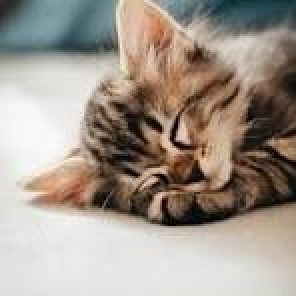
#> input picture output.jpg, 148 x 148 px, found by its file name (shown 2 times larger)
$ python '(18)Adaptive_Thresholding.py'
#> lines starting #> are read from the running program, lines starting #| are printed output that depends on the picture; after the words box and inside, x2 and y2 are one past the last pixel; in counts of white or black regions, pixels touching at a corner belong together
'''
Adaptive Thresholding kya hai?
Simple thresholding mein ek hi threshold poori image par apply hota hai
Adaptive thresholding mein threshold har chhoti region ke liye alag calculate hota hai
Ye uneven lighting / brightness change wale images ke liye perfect hai
Matlab: Image ke bright aur dark areas ko individually threshold karna

cv2.adaptiveThreshold(src, maxValue, adaptiveMethod, thresholdType, blockSize, C)
199 → blockSize (local region = 199×199 pixels)
5 → constant subtracted from mean


Example (small scale)

Assume ek 3×3 neighborhood (simpler than 199×199 for samajhne ke liye):

| 120 | 130 | 140 |
| --- | --- | --- |
| 125 | 150 | 135 |
| 110 | 145 | 155 |

Step 1: Sum all pixels
120 + 130 + 140 + 125 + 150 + 135 + 110 + 145 + 155 = 1210

Step 2: Divide by number of pixels
Number of pixels = 3×3 = 9

Average = 1210 ÷ 9 ≈ 134

Step 3: Threshold with C

Agar C = 5 → threshold = 134 − 5 = 129

Pixel P ka value > 129 → white

Pixel P ka value ≤ 129 → black

💡 Intuition:
Har pixel ka threshold alag hota hai, kyunki har pixel ka neighborhood alag ho sakta hai.

Bright region → threshold high

Dark region → threshold low
→ Isliye uneven lighting me adaptive thresholding kaam aata hai.
'''
import cv2
image = cv2.imread('output.jpg')
#> image is the input picture: shape (148, 148, 3); mean B, G, R 141.3, 151.9, 162.6
img = cv2.cvtColor(image , cv2.COLOR_BGR2GRAY)
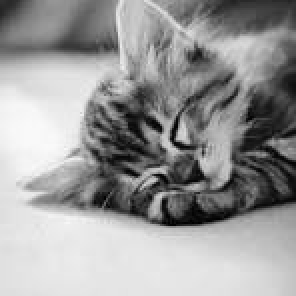
#> img: shape (148, 148) (shown 2 times larger); min 0, max 250, mean 153.9

thresh1 = cv2.adaptiveThreshold(img , 255 ,cv2.ADAPTIVE_THRESH_MEAN_C,
                                cv2.THRESH_BINARY, 199, 5)
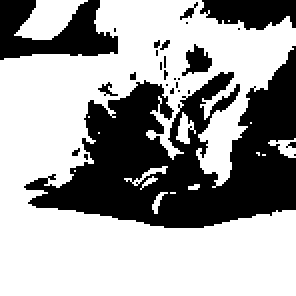
#> thresh1: shape (148, 148) (shown 2 times larger); 63.3% white; 27 black regions (21 under 20 px), largest, box (x1, y1, x2, y2) and area: (12, 23, 148, 114) 6198, (0, 0, 59, 30) 1023, (100, 0, 148, 15) 544, (91, 22, 106, 38) 131, (49, 41, 59, 48) 27, (90, 1, 99, 10) 26
thresh2 = cv2.adaptiveThreshold(img, 255, cv2.ADAPTIVE_THRESH_GAUSSIAN_C,
                                cv2.THRESH_BINARY, 199, 5)
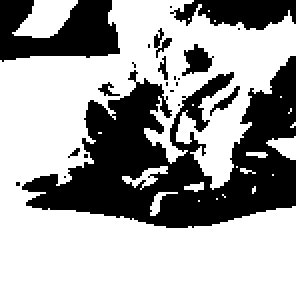
#> thresh2: shape (148, 148) (shown 2 times larger); 63.7% white; 22 black regions (14 under 20 px), largest, box (x1, y1, x2, y2) and area: (11, 28, 148, 114) 5711, (0, 0, 60, 31) 1237, (85, 0, 148, 15) 641

cv2.imshow('Adaptive Mean', thresh1)
cv2.imshow('Adaptive Gaussian', thresh2)


if cv2.waitKey(0) & 0xff == ord('q'):
#> (key q is pressed here)
    cv2.destroyAllWindows()


    '''
    Adaptive Thresholding ka basic idea

Adaptive thresholding me har pixel ka threshold poore image ke liye ek hi number nahi, balki us pixel ke local neighborhood ka average hota hai.

Formula (Mean method) simple version me:

Threshold at pixel
=
Mean of block
−
𝐶
Threshold at pixel=Mean of block−C

block = blockSize × blockSize pixels (tumhare case me 199×199)

C = ek constant number jo subtract hota hai threshold se

Example (numbers ke saath)

Suppose local block mean = 150

C = 0 → threshold = 150

pixel value 151 → white

pixel value 149 → black

C = 5 → threshold = 150 − 5 = 145

pixel value 146 → white (ab zyada pixels white)

pixel value 144 → black

C = -5 → threshold = 150 − (-5) = 155

pixel value 156 → white (threshold zyada → fewer pixels white)

pixel value 154 → black
    '''
